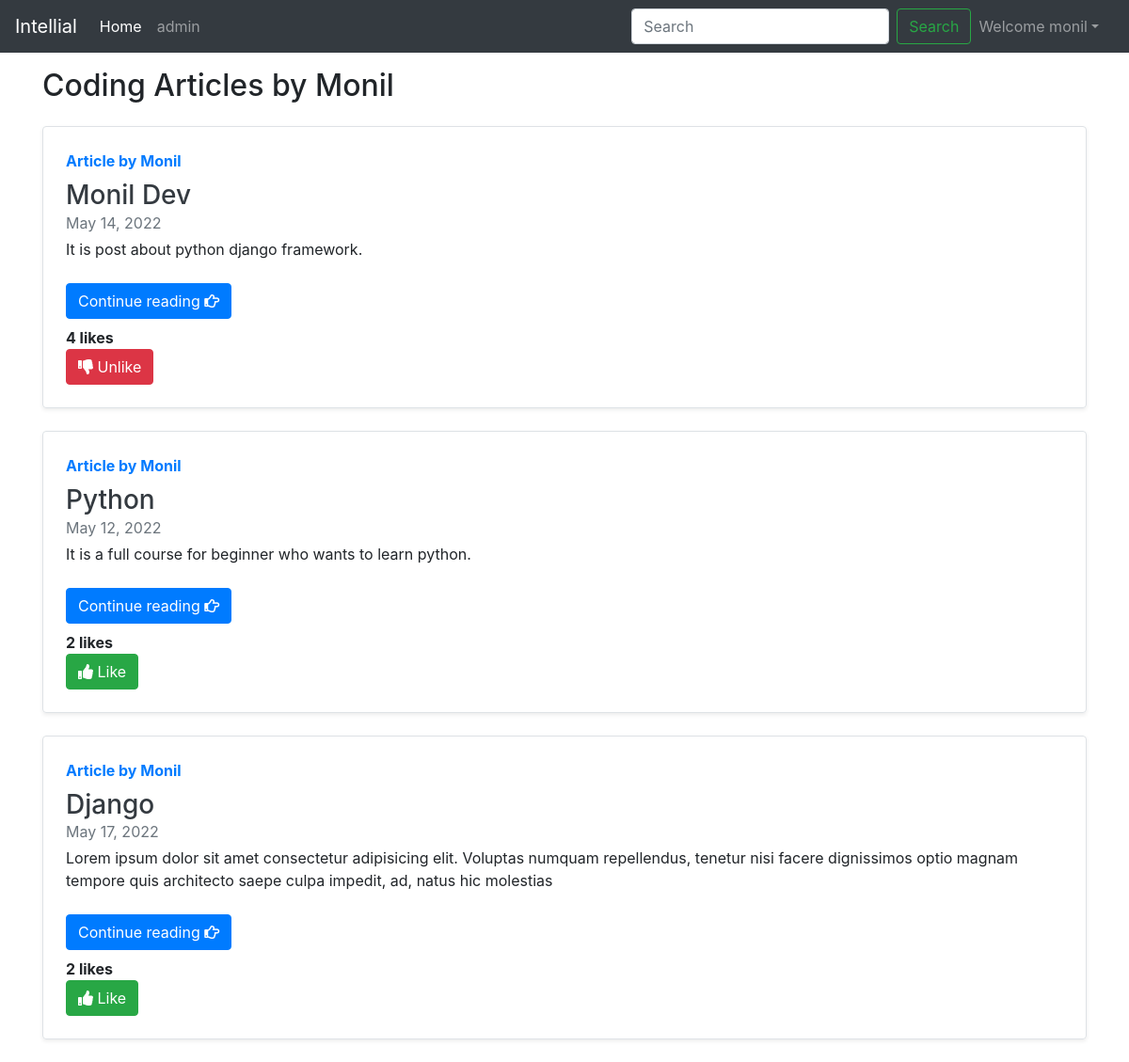
The app's page / (signed in) with its own data.
### post_comments/models.py (models this page shows, shortened)
class Post(models.Model):
    post_id = models.AutoField(primary_key=True)
    title = models.CharField(max_length=30,default="")
    author = models.CharField(max_length=30,default="")
    content = models.TextField(max_length=200,default="")
    liked = models.ManyToManyField(User,default=None, blank=True)
    pub_date = models.DateField()

### post_comments/views.py (the view)
# urls.py: path('',views.index,name='home'),
def index(request):
    myposts = Post.objects.all()
    user = request.user
    context = {"myposts": myposts, "user": user}
    return render(request, "index.html", context)

### post_comments/templates/index.html (shortened to what this page needs)
{%extends 'base.html'%}
{%block body%}
{%load humanize%}
<div class="container my-3">
    <h2>Coding Articles by Monil</h2>
    {% for item in myposts %}
    <div
        class="row no-gutters border rounded overflow-hidden flex-md-row mb-4 shadow-sm h-md-250 my-4 position-relative">
        <div class="col p-4 d-flex flex-column position-static">
            <strong class="d-inline-block mb-2 text-primary">Article by {{item.author}}</strong>
            <h3 class="mb-0"><a class="text-dark" href="/post/{{item.post_id}}">{{item.title}} </a> </h3>
            <div class="mb-1 text-muted">{{item.pub_date}}</div>
            <p class="card-text mb-auto">
            <div class="preview"> {{item.content|safe| truncatechars:500}}</div>
            </p>
            <div class="my-2">
                <a href="/post/{{item.post_id}}" role="button" class="btn btn-primary">Continue reading <i class="	far fa-hand-point-right"></i></a>
            </div>
            <strong>{{item.liked.all.count}} likes</strong>
            {% if user.is_authenticated %}
            <form action="/like/" method="post">
                {%if user not in item.liked.all%}
                    <button class="btn btn-success" type="submit"><i class="fas fa-thumbs-up"></i> Like</button>
                {%else%}
                <button class="btn btn-danger" type="submit"><i class="fas fa-thumbs-down"></i> Unlike</button>
                {%endif%}
            </form>
            {%else%}
            Please Login to like/Unlike post
            {%endif%}
        </div>
    </div>
    {% endfor %}
</div>
{%endblock%}

### post_comments/templates/base.html (shortened to what this page needs)
<!doctype html>
<html lang="en">
<head>
  <link rel="stylesheet" href="https://cdn.jsdelivr.net/npm/bootstrap@4.6.1/dist/css/bootstrap.min.css">
  <link rel="stylesheet" href="https://use.fontawesome.com/releases/v5.7.0/css/all.css">
</head>
<body>
  <nav class="navbar navbar-expand-lg navbar-dark bg-dark">
    <a class="navbar-brand" href="#">Intellial</a>
    <div class="collapse navbar-collapse" id="navbarSupportedContent">
      <ul class="navbar-nav mr-auto">
        <li class="nav-item active">
          <a class="nav-link" href="/">Home <span class="sr-only">(current)</span></a>
        </li>
        <li class="nav-item">
          <a class="nav-link" href="/admin">admin</a>
        </li>
      </ul>
      <form class="form-inline my-2 my-lg-0">
        <input class="form-control mr-sm-2" type="search" placeholder="Search" aria-label="Search">
        <button class="btn btn-outline-success my-2 my-sm-0" type="submit">Search</button>
      </form>
      {% if user.is_authenticated %}
      <ul class="navbar-nav mr-2">
        <li class="nav-item dropdown">
          <a class="nav-link dropdown-toggle" href='#' id="navbarDropdown" role="button" data-toggle="dropdown"> Welcome
            {{request.user}}</a>
        </li>
      </ul>
    </div>
    {%endif%}
  </nav>
  {%block body%}
  {%endblock%}
</body>
</html>

### records on screen
Post: author "Monil", title "Monil Dev", pub_date "May 14, 2022", content "It is post about python django framework.", liked.all.count "4", shows "Unlike"
Post: author "Monil", title "Python", pub_date "May 12, 2022", content "It is a full course for beginner who wants to learn python.", liked.all.count "2", shows "Like"
Post: author "Monil", title "Django", pub_date "May 17, 2022", content "Lorem ipsum dolor sit amet consectetur adipisicing elit. Voluptas numquam repellendus, tenetur nisi facere dignissimos optio magnam tempore quis architecto saepe culpa impedit, ad, natus hic molestias", liked.all.count "2", shows "Like"

### other values on screen
{{ request.user }} "monil"
